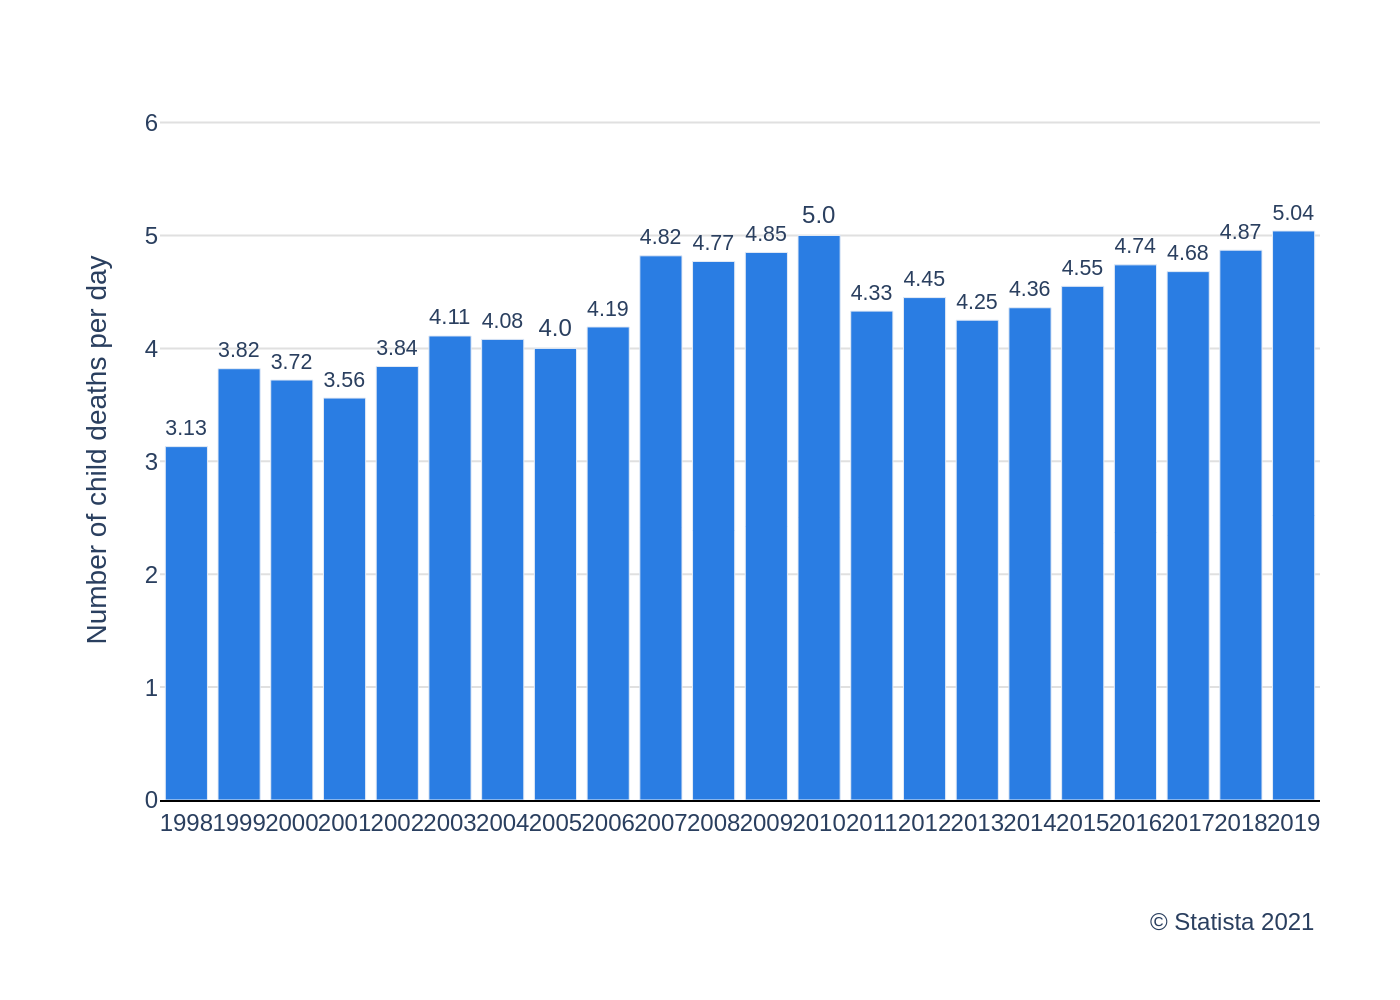

Python code for this plot:
import sys
import json
import plotly.graph_objects as go
from pathlib import Path

if len(sys.argv) != 2:
    print(f"Usage: python {sys.argv[0]} <json_file_path>")
    sys.exit(1)

json_file_path = Path(sys.argv[1])
if not json_file_path.is_file():
    print(f"Error: File not found at {json_file_path}")
    sys.exit(1)

with open(json_file_path, 'r', encoding='utf-8') as f:
    chart_info = json.load(f)

data = chart_info['chart_data']
texts = chart_info['texts']
colors = chart_info['colors']

categories = [item['category'] for item in data]
values = [item['value'] for item in data]

fig = go.Figure()

fig.add_trace(go.Bar(
    x=categories,
    y=values,
    marker_color=colors[0],
    text=values,
    textposition='outside',
    textfont=dict(family="Arial", size=12),
    cliponaxis=False
))

fig.update_layout(
    font=dict(family="Arial", size=12),
    plot_bgcolor='white',
    paper_bgcolor='white',
    showlegend=False,
    xaxis=dict(
        title_text=texts.get('x_axis_title'),
        showline=True,
        linewidth=1,
        linecolor='black',
        tickangle=0,
        automargin=True
    ),
    yaxis=dict(
        title_text=texts.get('y_axis_title'),
        showgrid=True,
        gridcolor='#e0e0e0',
        range=[0, 6.2],
        tickvals=[0, 1, 2, 3, 4, 5, 6],
        zeroline=False
    ),
    margin=dict(l=80, r=40, t=50, b=100),
)

if texts.get('source'):
    fig.add_annotation(
        text=texts['source'],
        align='right',
        showarrow=False,
        xref='paper',
        yref='paper',
        x=1.0,
        y=-0.2, 
        xanchor='right',
        yanchor='bottom'
    )

output_filename = json_file_path.with_suffix(".png")
fig.write_image(output_filename, scale=2)

print(f"Chart saved to {output_filename}")
